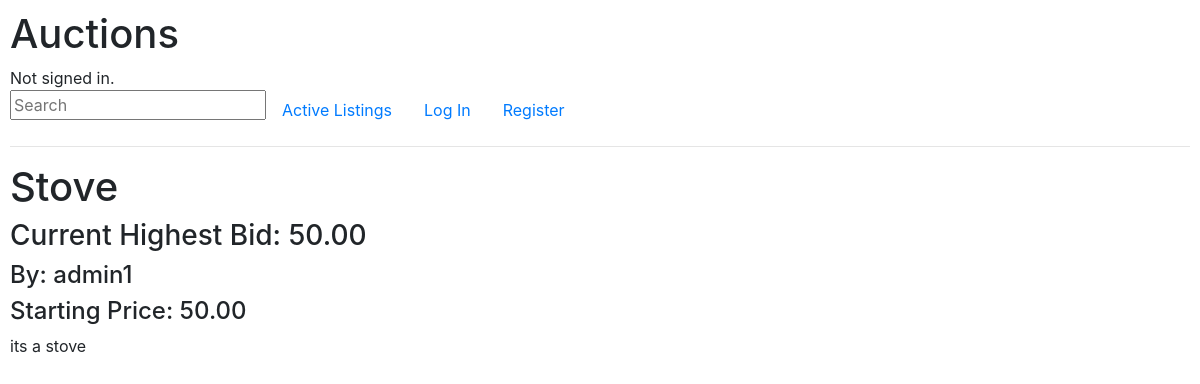
Page /listed/11 on the committed database.
### auctions/models.py (models this page shows, shortened)
class Listing(models.Model):
	listed_id = models.AutoField(auto_created=True, primary_key=True)
	item_name = models.CharField(max_length=64)
	item_description = models.CharField(max_length=500, default="no description")
	seller = models.CharField(max_length=64)
	buyer = models.CharField(max_length=64, default="none")
	price = models.DecimalField(max_digits=19, decimal_places=2)
	category = models.CharField(max_length=12, default="no category")
	image = models.CharField(max_length=255, default="no image")
	listing_date = models.DateField(default=0000-00-00)

class Bid(models.Model):
	bid_id = models.AutoField(primary_key=True)
	listing_id = models.ForeignKey(Listing, on_delete=models.CASCADE, related_name="bidded")
	bidder = models.CharField(max_length=64)
	value = models.DecimalField(max_digits=19, decimal_places=2)

### auctions/views.py (the view)
# urls.py: path("listed/<int:item_id>", views.listed, name="listed"),
def listed(request, item_id):
    listed = Listing.objects.get(pk=item_id)
    return render(request, "auctions/listed.html", {
        "listed_id": item_id,
        "title": listed.item_name,
        "description": listed.item_description,
        "price": listed.price,
        "comments": Comment.objects.filter(listing_id=item_id),
        "high_bid": Bid.objects.filter(listing_id=item_id)
        })

### auctions/templates/auctions/listed.html (shortened to what this page needs)
{% extends "auctions/layout.html" %}
{% block body %}
	<h1>{{ title }}</h1>
	<div>
		{% for bid in high_bid %}
			<h3>Current Highest Bid: {{ bid.value }}</h3>
			<h4>By: {{ bid.bidder }}</h4>
		{% empty %}
			<h3 hidden></h3>
		{% endfor %}
		<h4>Starting Price: {{ price }}</h4>
	</div>
	<div>
		{{ description }}
	</div>
{% endblock %}

### auctions/static/auctions/styles.css (style rules this page uses)
body { padding: 10px; }

### rows in the picture
Listing: item_name "Stove", price "50.00", item_description "its a stove"
Bid: value "50.00", bidder "admin1"
